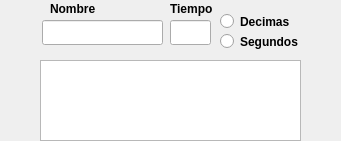
    <widget class="QWidget" name="pageTemporizadores">
     <property name="geometry">
      <rect>
       <x>0</x>
       <y>0</y>
       <width>341</width>
       <height>141</height>
      </rect>
     </property>
     <attribute name="icon">
      <iconset resource="resources.qrc">
       <normaloff>:/img/img/stopwatch_start.png</normaloff>:/img/img/stopwatch_start.png</iconset>
     </attribute>
     <attribute name="label">
      <string>Temporizadores</string>
     </attribute>
     <widget class="QListWidget" name="listWidgetTemporizadores">
      <property name="geometry">
       <rect>
        <x>40</x>
        <y>60</y>
        <width>261</width>
        <height>81</height>
       </rect>
      </property>
      <property name="font">
       <font>
        <family>Consolas</family>
       </font>
      </property>
     </widget>
     <widget class="QPushButton" name="pushButtonNuevoTemporizador">
      <property name="geometry">
       <rect>
        <x>0</x>
        <y>20</y>
        <width>32</width>
        <height>31</height>
       </rect>
      </property>
      <property name="toolTip">
       <string>Definir Nueva Variable</string>
      </property>
      <property name="whatsThis">
       <string>Nueva Variable</string>
      </property>
      <property name="text">
       <string/>
      </property>
      <property name="icon">
       <iconset resource="resources.qrc">
        <normaloff>:/img/img/add.png</normaloff>:/img/img/add.png</iconset>
      </property>
      <property name="iconSize">
       <size>
        <width>24</width>
        <height>24</height>
       </size>
      </property>
      <property name="autoDefault">
       <bool>true</bool>
      </property>
      <property name="flat">
       <bool>true</bool>
      </property>
     </widget>
     <widget class="QPushButton" name="pushButtonBorrarTemporizador">
      <property name="geometry">
       <rect>
        <x>0</x>
        <y>60</y>
        <width>32</width>
        <height>28</height>
       </rect>
      </property>
      <property name="toolTip">
       <string>Eliminar Variable</string>
      </property>
      <property name="whatsThis">
       <string>Eliminar Variable</string>
      </property>
      <property name="text">
       <string/>
      </property>
      <property name="icon">
       <iconset resource="resources.qrc">
        <normaloff>:/img/img/delete.png</normaloff>:/img/img/delete.png</iconset>
      </property>
      <property name="iconSize">
       <size>
        <width>24</width>
        <height>24</height>
       </size>
      </property>
      <property name="default">
       <bool>false</bool>
      </property>
      <property name="flat">
       <bool>true</bool>
      </property>
     </widget>
     <widget class="QLabel" name="label_2">
      <property name="geometry">
       <rect>
        <x>170</x>
        <y>0</y>
        <width>67</width>
        <height>17</height>
       </rect>
      </property>
      <property name="font">
       <font>
        <weight>75</weight>
        <bold>true</bold>
       </font>
      </property>
      <property name="text">
       <string>Tiempo</string>
      </property>
     </widget>
     <widget class="QLabel" name="label">
      <property name="geometry">
       <rect>
        <x>50</x>
        <y>0</y>
        <width>67</width>
        <height>17</height>
       </rect>
      </property>
      <property name="font">
       <font>
        <weight>75</weight>
        <bold>true</bold>
       </font>
      </property>
      <property name="text">
       <string>Nombre</string>
      </property>
     </widget>
     <widget class="QLineEdit" name="lineEditTiempoTemporizador">
      <property name="geometry">
       <rect>
        <x>170</x>
        <y>20</y>
        <width>41</width>
        <height>25</height>
       </rect>
      </property>
     </widget>
     <widget class="QLineEdit" name="lineEditNombreTemporizador">
      <property name="geometry">
       <rect>
        <x>42</x>
        <y>20</y>
        <width>121</width>
        <height>25</height>
       </rect>
      </property>
     </widget>
     <widget class="QRadioButton" name="radioButtonDecimas">
      <property name="geometry">
       <rect>
        <x>220</x>
        <y>10</y>
        <width>81</width>
        <height>23</height>
       </rect>
      </property>
      <property name="font">
       <font>
        <weight>75</weight>
        <bold>true</bold>
       </font>
      </property>
      <property name="text">
       <string>Decimas</string>
      </property>
     </widget>
     <widget class="QRadioButton" name="radioButtonSegundos">
      <property name="geometry">
       <rect>
        <x>220</x>
        <y>30</y>
        <width>81</width>
        <height>23</height>
       </rect>
      </property>
      <property name="font">
       <font>
        <weight>75</weight>
        <bold>true</bold>
       </font>
      </property>
      <property name="text">
       <string>Segundos</string>
      </property>
     </widget>
     <widget class="QPushButton" name="pushButtonElegirTemporizador">
      <property name="geometry">
       <rect>
        <x>310</x>
        <y>50</y>
        <width>32</width>
        <height>31</height>
       </rect>
      </property>
      <property name="toolTip">
       <string>Agregar Acción</string>
      </property>
      <property name="text">
       <string/>
      </property>
      <property name="icon">
       <iconset resource="resources.qrc">
        <normaloff>:/img/img/arrow_right.png</normaloff>:/img/img/arrow_right.png</iconset>
      </property>
      <property name="iconSize">
       <size>
        <width>32</width>
        <height>32</height>
       </size>
      </property>
      <property name="flat">
       <bool>true</bool>
      </property>
     </widget>
    </widget>
